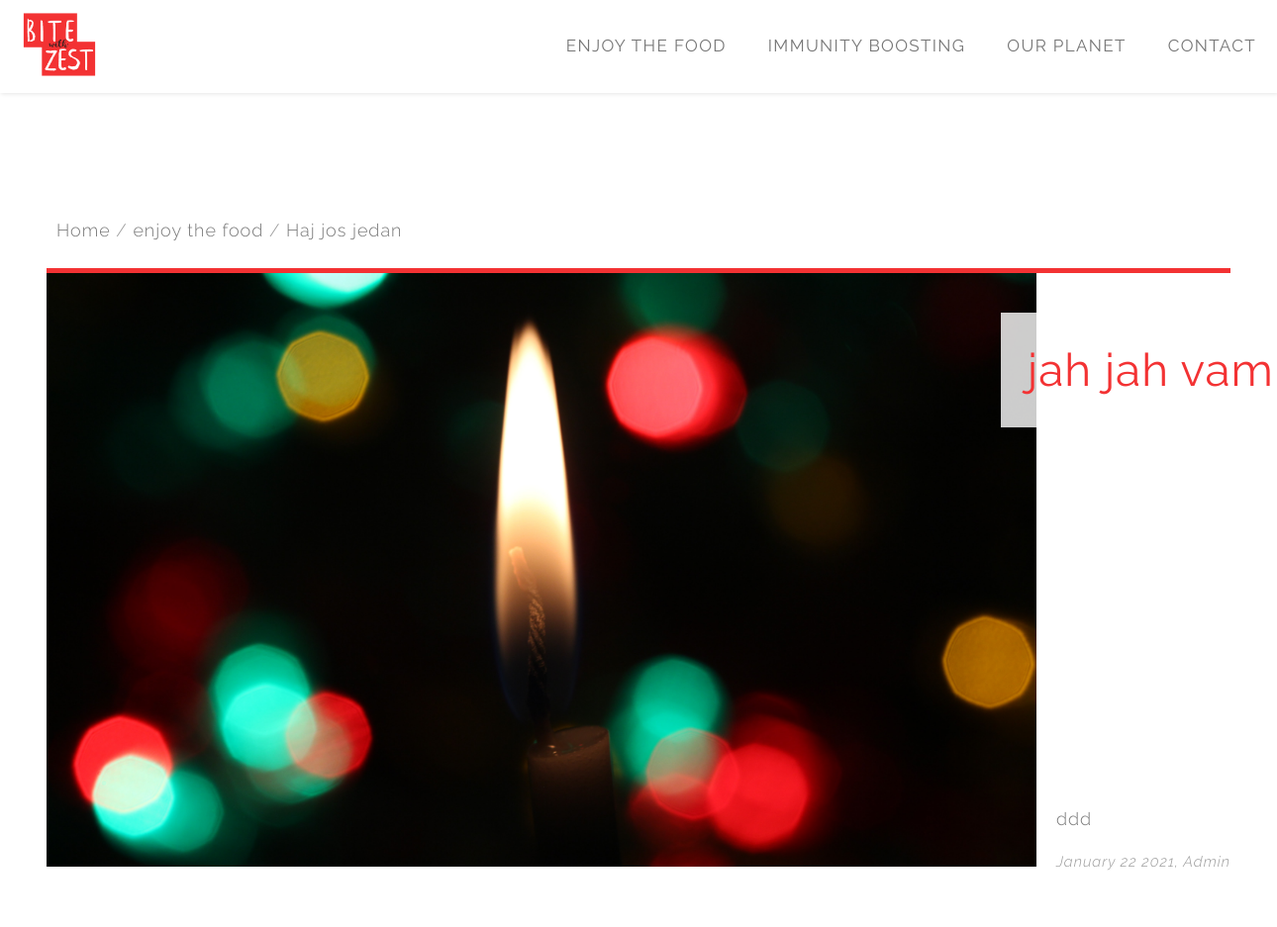
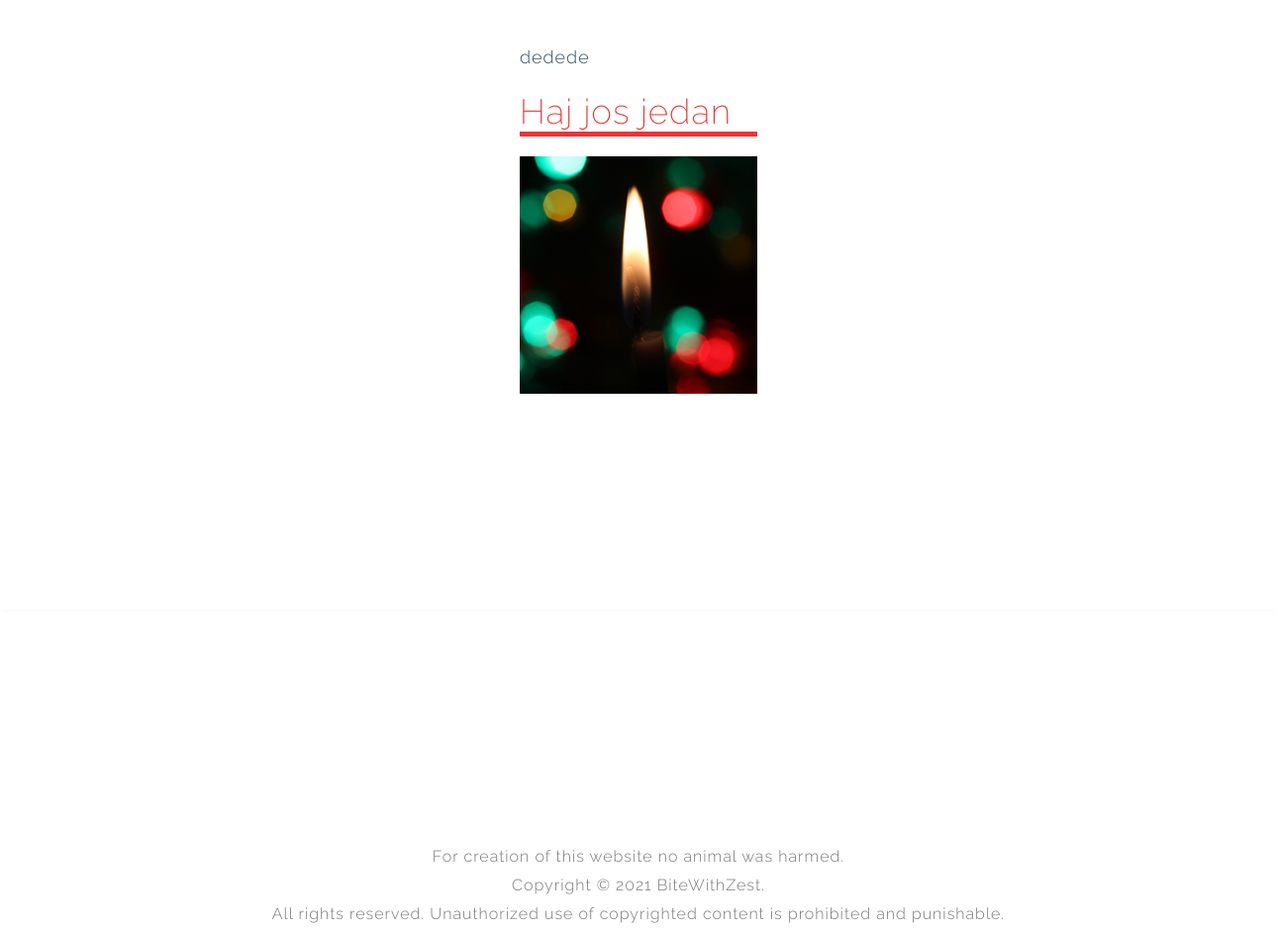
/haj-jos-jedan/, run on the app's committed database (2 pictures, top to bottom).
### blog/models.py (models this page shows, shortened)
class Category(models.Model):
    description = models.CharField(max_length=200, unique=True)
    status = models.IntegerField(choices=STATUS, default=0)
    slug = models.SlugField(max_length=200,unique=True, default='')
    class Meta:
        verbose_name_plural = 'Categories'

class Post(models.Model):
    titleplus = models.CharField(max_length=200, default='')
    slug = models.SlugField(max_length=200, unique=True)
    author = models.ForeignKey(User, on_delete= models.CASCADE,related_name='blog_posts')
    updated_on = models.DateTimeField(auto_now= True)
    created_on = models.DateTimeField(auto_now_add=True)
    custom_date = models.DateTimeField(null= True,blank=True)
    category = models.CharField(max_length=200, choices=category_list, default='')
    subcategory = models.CharField(max_length=200, choices=subcategory_list, default='uncategorized')
    status = models.IntegerField(choices=STATUS, default=0)
    cardtype = models.IntegerField(choices=CARDTYPE, default=0)
    thumbnail = models.FileField(upload_to=path_and_rename,blank=True)
    thumbnail_desc = models.CharField(max_length=200,default='',blank=True)
    intro_pic= models.FileField(upload_to=path_and_rename_intro,blank=True)
    intro_pic_desc = models.CharField(max_length=200,default='',blank=True)
    intro = RichTextField()
    title = models.CharField(max_length=200, unique=True)
    maintext = RichTextField(default='')
    intro1 = RichTextField(default='',blank=True)
    legend = RichTextField(default='',blank=True)
    add_pic = models.FileField(upload_to=path_and_rename_add,blank=True)
    add_pic_desc = models.CharField(max_length=200,default='',blank=True)
    ingredients = RichTextField(blank=True)
    preparationtext = RichTextField(default='',blank=True)
    main_pic = models.FileField(upload_to=path_and_rename_main,blank=True)
    main_pic_desc = models.CharField(max_length=200,default='',blank=True)
    tip = RichTextField(default='',blank=True)
    relates_to = models.ForeignKey('self', on_delete=models.CASCADE, default=1)
    relates_to_desc = models.CharField(max_length=300,default='',blank=True)
    outro = RichTextField(default='',blank=True)
    class Meta:
        ordering = ['-created_on']
        verbose_name_plural = 'Posts'

### blog/views.py (the view)
# urls.py: path('<slug:slug>/', views.PostDetail.as_view(), name='post_detail'),
class PostDetail(generic.DetailView):
    model = Post
    template_name = 'post_detail.html'
    def get_context_data(self, **kwargs):
       context = super(PostDetail, self).get_context_data(**kwargs)
       shared_context(context)
       return context

### blog/views.py (called while the page is built)
def shared_context(context):
    cat_queryset = Category.objects.all()
    context['cat_list'] = cat_queryset.filter(status=1).order_by('-id')
    context['cat_list_asc'] = cat_queryset.filter(status=1).order_by('id')
    subcat_queryset = SubCategory.objects.all()
    context['subcat_list'] = subcat_queryset.filter(status=1).order_by('-id')
    context['subcat_list_asc'] = subcat_queryset.filter(status=1).order_by('id')
    post_queryset = Post.objects.all()
    context['post_cat_list'] = post_queryset.filter(status=1).order_by('-id')
    context['post_subcat_list'] = post_queryset.filter(status=1).order_by('id')
    context['related_posts'] = post_queryset

### blog/templates/post_detail.html (shortened to what this page needs)
{% extends 'base.html' %}
{% block post_content %}
<div class="post-body">
    <ul class="breadcrumbs">
        <li class="breadcrumbs-item">
            <a href="/" class="breadcrumbs-link">Home</a>
        </li>
        <li class="breadcrumbs-item">
            {% for category in cat_list %}
                {% if category.description == post.category %}
                <a href="{% url 'category_view' category.slug  %}"class="breadcrumbs-link">
                    {{ object.category }}
                </a>
                {% endif %}
            {% endfor %}
        </li>
        <li class="breadcrumbs-item">
            <a href="{% url 'post_detail' post.slug  %}" class="breadcrumbs-link">{{ object.title }}</a>
        </li>
    </ul>
    <div class="intro">
        <div class="picture">
            <img src="../media/post{{post.id}}/intro/post_intro{{post.id}}.jpg" alt="">
            <div class="post-title-figure"><h1> {{ object.titleplus }} </h1></div>
        </div>
        <div class="intro-text">
            {{ object.intro | safe }}
        </div>
        <div class="post-date">{{ object.created_on | date:"F d Y"}}, {{ object.author}}</div>
    </div>
    <div class="post-content">
        <div class="maintext">
            {{ object.maintext | safe }}
        </div>
        <div class="post-title">
            {{ object.title }}
        </div>
        <div class="preparation" id="preparation">
            {% if object.intro_pic %}
                <img src="../static/media/post{{post.id}}/intro/post_intro{{post.id}}.jpg" alt="">
            {% endif %}
        </div>
        <div class="preparationtext">
        </div>
    </div>
    </div>
{% endblock post_content %}

### blog/templates/base.html (shortened to what this page needs)
{% load static %}
<!DOCTYPE html>
<html lang="en">
<head>
  <link rel="stylesheet" href="{% static 'css/style.css' %}" />
  <link rel="stylesheet" href="{% static 'css/responsive.css' %}" />
</head>
<body>
  <div class="wrapper">
    <div class="topnav" id="myTopnav">
      <div class="desc">
        {% for category in cat_list %}
        <div class="dropdown">
          <button class="dropbtn"><a href="{% url 'category_view' category.slug  %}" class="">{{category.description}}</a></button>
        </div>
        {% endfor %}
      </div>
      <div class="logo">
        <a href="/"><img src="{% static 'img/BWZ_logo_red_2.png' %}" alt="logo"></a>
      </div>
    </div>
    <div class="content">
      {% block post_content %}{% endblock post_content %}
    </div>
    {% block footer_showcase %}{% include 'footer.html' %} {% endblock %}
  </div>
</body>
</html>

### static/css/style.css (style rules this page uses)
:root { --yellow: #ffc600; --black: rgb(45, 73, 95); --grey: #777777; --red: #f33233; }
*, *:before, *:after { box-sizing: border-box; }
body { font-family: Raleway, sans-serif; letter-spacing: 1px; margin: 0; font-weight: 300; }
button { font-family: Raleway, sans-serif; }
h1,h2,h3,h4,h5,h6 { margin: 0,0,5px,0; }
p { margin: 0; line-height: 29px; }
.content { display: grid; }
.post-body { display: grid; margin: 100px auto; font-family: 'Raleway', serif; font-size: 18px; color: var(--black); padding: 0 4px ; }
.intro { display: grid; grid-template-areas: "picture" "intro-text"; margin: auto 0; border-top: 5px solid var(--red); }
.picture { grid-area: picture; text-align: center; color: var(--black); grid-column: 1 / -1; }
.post-title-figure { display: none; }
.picture img { width: 400px; height: 300px; object-fit: cover; }
.intro-text { grid-area: intro-text; padding: 5px; color: var(--grey); }
.post-date { bottom: 0; padding-left: 5px; font-style: italic; color: rgb(153, 153, 153); font-size: 15px; }
.post-content { display: grid; margin: 30px auto; grid-template-columns: auto 1fr auto; grid-gap: 2px 5px; }
.post-content>* { grid-column: 2/span 1; }
.post-title { display: grid; font-size: 35px; font-weight: normal; border-bottom: 5px solid var(--red); color: var(--red); }
.maintext { margin-bottom: 10px; }
.preparation { display: grid; grid-template-columns: 3fr auto; margin-top: 10px; }
.preparation img { grid-column: 2/span 1; grid-row: 2/ span 5; width: 108px; height: 108px; object-fit: cover; }
.preparationtext { margin-top: -10px; }
.breadcrumbs { padding: 10px; }
.breadcrumbs-item { display: block; }
.breadcrumbs-item:not(:last-of-type)::after { content: ' /'; color: #999; }
.breadcrumbs-link { text-decoration: none; color: var(--grey); }

### data on the page
Category: description "CONTACT"
Category: description "OUR PLANET"
Category: description "IMMUNITY BOOSTING"
Category: description "ENJOY THE FOOD"
Post: category "enjoy the food", title "Haj jos jedan", titleplus "jah jah vam…", intro "ddd", created_on "January 22 2021", author "Admin", maintext "dedede"
